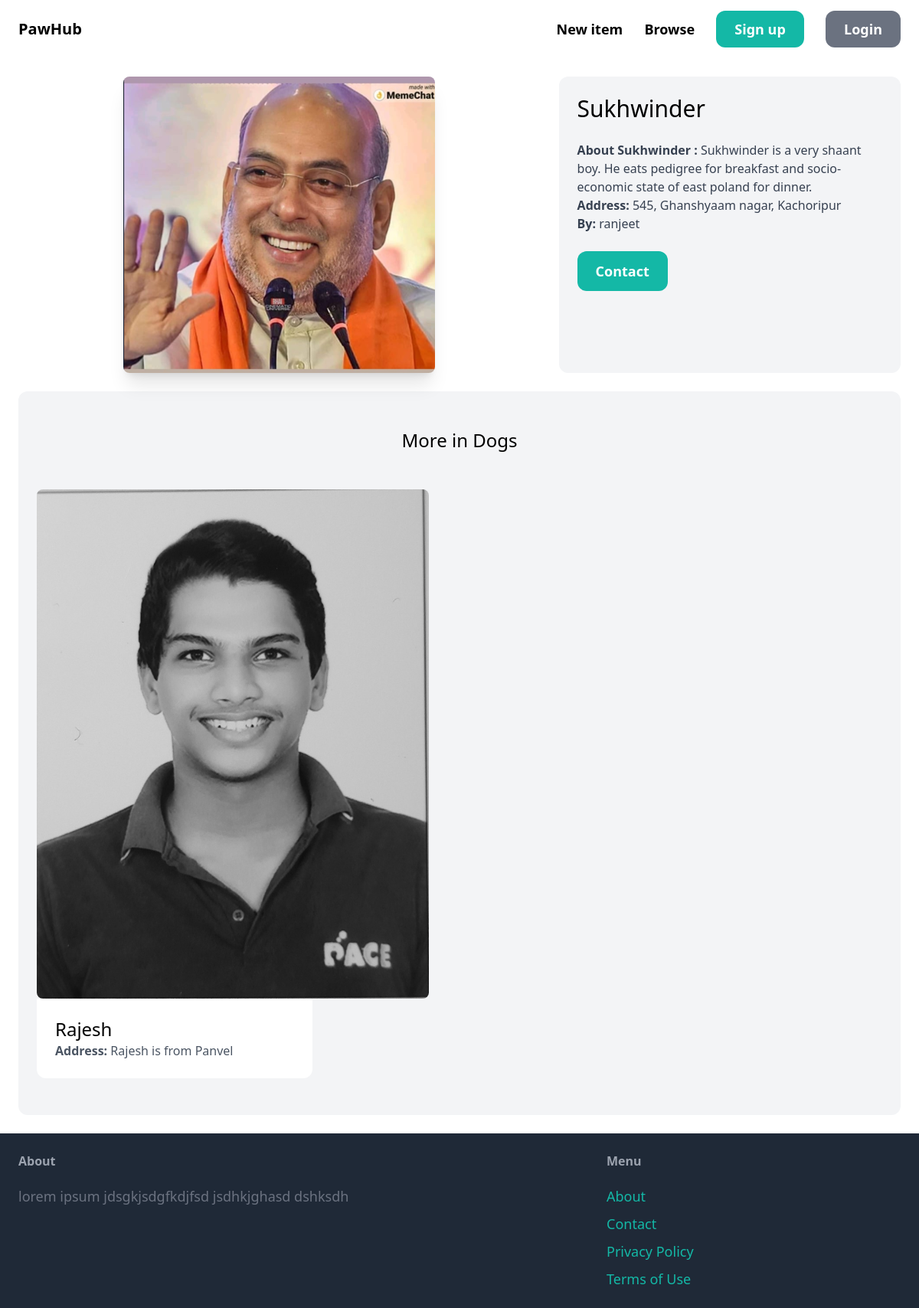
Screenshot of /items/3/ with the database file from the repository.
### item/models.py (models this page shows, shortened)
class Item(models.Model):
    category = models.ForeignKey(Category, related_name = 'items', on_delete = models.CASCADE)
    name = models.CharField(max_length = 255)
    image = models.ImageField(upload_to = 'item_images', blank = True, null = True)
    description = models.TextField(blank = True, null = True)
    Address = models.TextField(blank = True, null = True)
    is_adopted = models.BooleanField(default = False)
    created_by = models.ForeignKey(User, related_name = 'item', on_delete = models.CASCADE )
    created_at = models.DateTimeField(auto_now_add = True)

class Category(models.Model):
    name = models.CharField(max_length = 255)
    class Meta:
        ordering = ('name',)
        verbose_name_plural = 'Categories'
    def __str__(self):
        return self.name

### item/views.py (the view)
# urls.py: path('<int:pk>/', views.detail, name = 'detail'),
def detail(request, pk):
    item = get_object_or_404(Item, pk = pk)
    related_items = Item.objects.filter(category = item.category, is_adopted = False).exclude(pk =pk)[0:3]
    return render(request, 'item/detail.html', {
        'item' : item,
        'related_items' : related_items,
    })

### item/templates/item/detail.html (shortened to what this page needs)
{% extends "core/base.html" %}
{% block content %}
<div class = "grid grid-cols-5 gap-6">
    <div class = "col-span-3">
        <img src = "{{ item.image.url }}" class ="h-auto max-w-md  mx-auto max-w-full rounded-lg shadow-xl dark:shadow-gray-300">
    </div>
    <div class = "col-span-2 p-6 bg-gray-100 rounded-xl">
        <h1 class = "mb-6 text-3xl">{{ item.name }}</h1>
        <p class = "text-gray-700"><strong>About {{ item.name }} :</strong> {{ item.description }}</p>
        <p class = "text-gray-700"><strong>Address:</strong> {{ item.Address }}</p>
        <p class = "text-gray-700"><strong>By:</strong> {{ item.created_by.username }}</p>
        <a href = "#" class= "inline-block mt-6 px-6 py-3 text-lg font-semibold bg-teal-500 rounded-xl text-white hover:bg-teal-700">Contact</a>
    </div>
</div>
<div class = "mt-6 px-6 py-12 bg-gray-100 rounded-xl">
    <h2 class = " mb-12 text-2xl text-center">More in {{ item.category }}</h2>
    <div class = "grid grid-cols-3 gap-3">
        {% for item in related_items %}
            <div>
                <a href=' {% url 'item:detail' item.id %}'>
                    <div>
                        <img src= "{{ item.image.url }}" class = "h-auto max-w-lg transition-all duration-300 rounded-lg cursor-pointer filter grayscale hover:grayscale-0">
                    </div>
                    <div class = "p-6 bg-white rounded-b-xl">
                        <h2 class = "text-2xl"> {{ item.name }}</h2>
                        <p class= "text-gray-600"><strong>Address: </strong>{{ item.Address }}</p>
                    </div>
                </a>
            </div>
        {% endfor %}
    </div>
</div>
{% endblock content %}

### rows the page displays
Item: image (picture), name "Sukhwinder", description "Sukhwinder is a very shaant boy. He eats pedigree for breakfast and socio-economic state of east poland for dinner.", Address "545, Ghanshyaam nagar, Kachoripur", created_by.username "ranjeet", category "Dogs"
Item: image (picture), name "Rajesh", Address "Rajesh is from Panvel"
